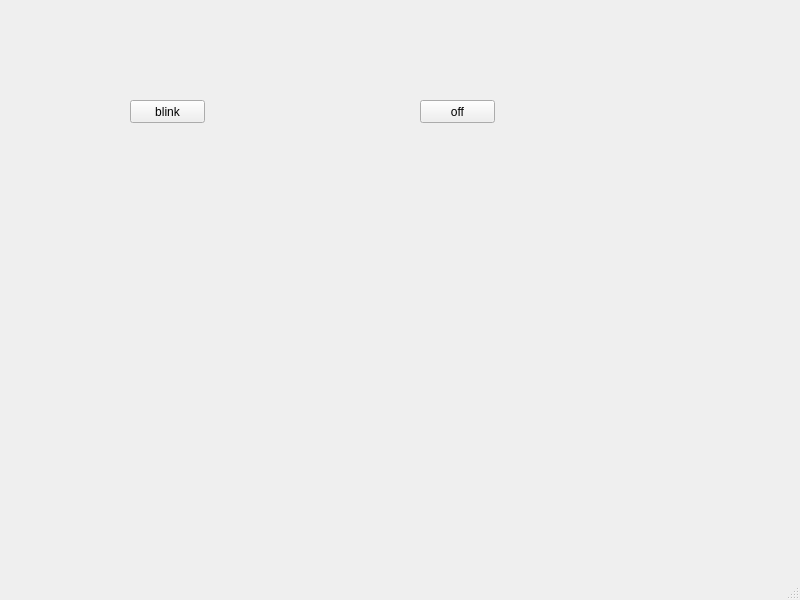
<?xml version="1.0" encoding="UTF-8"?>
<ui version="4.0">
 <class>MainWindow</class>
 <widget class="QMainWindow" name="MainWindow">
  <property name="geometry">
   <rect>
    <x>0</x>
    <y>0</y>
    <width>800</width>
    <height>600</height>
   </rect>
  </property>
  <property name="windowTitle">
   <string>MainWindow</string>
  </property>
  <widget class="QWidget" name="centralwidget">
   <widget class="QPushButton" name="pushButton">
    <property name="geometry">
     <rect>
      <x>130</x>
      <y>100</y>
      <width>75</width>
      <height>23</height>
     </rect>
    </property>
    <property name="text">
     <string>blink</string>
    </property>
   </widget>
   <widget class="QPushButton" name="pushButton_2">
    <property name="geometry">
     <rect>
      <x>420</x>
      <y>100</y>
      <width>75</width>
      <height>23</height>
     </rect>
    </property>
    <property name="text">
     <string>off</string>
    </property>
   </widget>
  </widget>
  <widget class="QMenuBar" name="menubar">
   <property name="geometry">
    <rect>
     <x>0</x>
     <y>0</y>
     <width>800</width>
     <height>21</height>
    </rect>
   </property>
  </widget>
  <widget class="QStatusBar" name="statusbar"/>
 </widget>
 <resources/>
 <connections/>
</ui>
